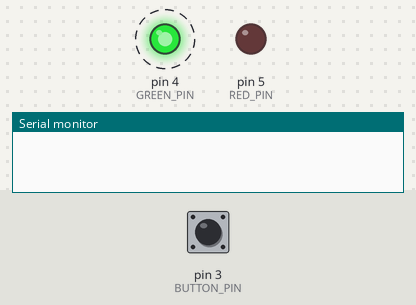
A sketch run on a simulated Arduino Uno, built with avr-gcc and run on an emulated ATmega328P. Parts: output pins drawn as LEDs (lit = HIGH), the last lines printed to the serial monitor. Dashed ring = blinking. The test bench sets the inputs (shaded band); at power-on: pin 3 (BUTTON_PIN) LOW. Random numbers use the default seed unless the sketch sets one.

Above: at 1.2 s.
1.3 s: pin 3 (BUTTON_PIN) pulled HIGH for 0.15 s
At 2.24 s:
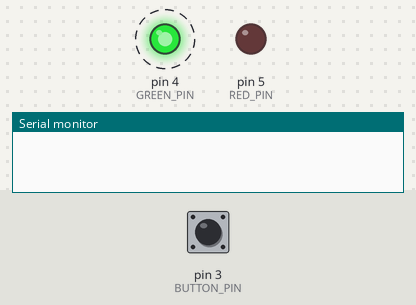
4.3 s: pin 3 (BUTTON_PIN) pulled HIGH for 1 s
At 5.18 s:
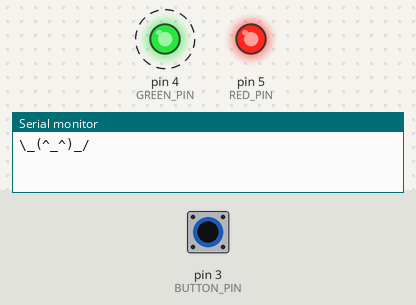
7.3 s: pin 3 (BUTTON_PIN) pulled HIGH for 3.2 s
At 12.8 s:
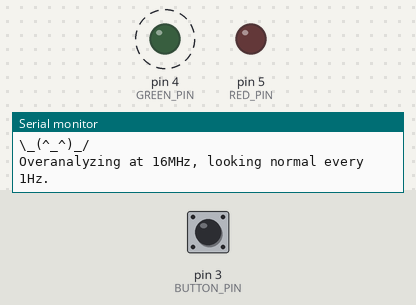
Timing chart, 0 to 18.0 s (numbered marks = the images above; inputs shaded):
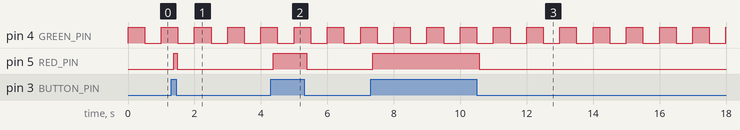

Measured:
- after the input at 1.3 s, pin 5 (RED_PIN): LOW → HIGH after 0.08 s, → LOW 0.10 s later
- after the input at 4.3 s, pin 5 (RED_PIN): LOW → HIGH after 0.08 s, → LOW 1.0 s later
- after the input at 7.3 s, pin 5 (RED_PIN): LOW → HIGH after 0.07 s, → LOW 3.2 s later
- by itself, pin 4 (GREEN_PIN): alternates HIGH for 0.50 s and LOW for 0.50 s

The sketch:

Lab3_tasks.ino
```cpp
// Pin definitions
#define RED_PIN 5
#define GREEN_PIN 4
#define BUTTON_PIN 3

#define CIPHER_KEY 0x5A                         // :-o

#define TASK1_MAIN_TASK_RATIO 3                 // Adjustable ratio between Task1 triggers to Main Task activations

#define MAX_LEN 59                              // Maximum message length
#define NUM_STRINGS 9                           // Number of strings

#define TIMER1_COMPARE_500MS 31249              // 16 MHz / 256 prescalar = T = 16 us * 31249 = .5s
#define TIMER2_COMPARE_10MS 155                 // 16 MHz / 1024 prescalar = T = 64 us * 155 = ~.01 s

volatile bool gISRFlagTask1 = false;            // Task 1 flag
volatile bool gISRFlagTask2 = false;            // Task 2 flag

// Timer 2 counter to track counts since it cannot fire every 100ms
volatile uint8_t gT2Count = 0;

// Universal timer variable
uint32_t gStart = 0;

// Task 1 counter initalized at 0
uint16_t gTask1Count = 0;

// bool to track green LED state
bool gGreenState = false;

// :-P
char gMessages[NUM_STRINGS][MAX_LEN] = {
  "\x12\x3f\x36\x36\x35\x7a\x2d\x35\x28\x36\x3e\x74\x7a\x13\x7a\x28\x3f\x3d\x28\x3f\x2e\x7a\x34\x35\x2e\x32\x33\x34\x3d\x74\x00",
  "\x09\x2e\x33\x36\x36\x7a\x3b\x36\x33\x2c\x3f\x74\x00",
  "\x13\x2e\x7a\x2d\x35\x28\x31\x3f\x3e\x74\x7a\x1e\x35\x34\x7d\x2e\x7a\x2e\x35\x2f\x39\x32\x7a\x33\x2e\x74\x00",
  "\x12\x2f\x37\x3b\x34\x76\x7a\x13\x7a\x28\x3f\x2b\x2f\x33\x28\x3f\x7a\x37\x35\x28\x3f\x7a\x3e\x3f\x36\x3b\x23\x29\x74\x00",
  "\x08\x2f\x34\x34\x33\x34\x3d\x7a\x35\x34\x7a\x32\x35\x2a\x3f\x7a\x3b\x34\x3e\x7a\x6f\x0c\x74\x00",
  "\x06\x05\x72\x04\x05\x04\x73\x05\x75\x00",
  "\x1d\x3f\x2e\x7a\x29\x35\x37\x3f\x7a\x29\x36\x3f\x3f\x2a\x76\x7a\x0a\x28\x35\x3c\x7a\x17\x3b\x28\x2e\x33\x34\x29\x7b\x00",
  "\x15\x2c\x3f\x28\x3b\x34\x3b\x36\x23\x20\x33\x34\x3d\x7a\x3b\x2e\x7a\x6b\x6c\x17\x12\x20\x76\x7a\x36\x35\x35\x31\x33\x34\x3d\x7a\x34\x35\x28\x37\x3b\x36\x7a\x3f\x2c\x3f\x28\x23\x7a\x6b\x12\x20\x74\x00",
  "\x03\x35\x2f\x7a\x2a\x2f\x2e\x7a\x2e\x32\x3f\x7a\x7d\x33\x29\x37\x7d\x7a\x33\x34\x7a\x2e\x32\x33\x29\x7a\x33\x29\x7a\x3b\x36\x36\x7a\x30\x2f\x29\x2e\x7a\x3b\x7a\x3e\x3f\x3c\x3f\x34\x29\x3f\x7a\x37\x3f\x39\x32\x3b\x34\x33\x29\x37\x00"
};

char gDecoded[MAX_LEN];                         // Decoded message buffer

void setup() {
  Serial.begin(9600);                           // Initialize serial (UART) at 9600 baud

  pinMode(BUTTON_PIN, INPUT);                   // Set the pin to input.

  // Initialize the LED pins as outputs.
  pinMode(RED_PIN, OUTPUT);
  pinMode(GREEN_PIN, OUTPUT);
  pinMode(A0, INPUT);

  // Generate a random random number seed from analog input
  randomSeed(analogRead(A0));

  // Disable interrupts while configuring timer interrupts
  noInterrupts();
  ////////////////////////////////////
  ////// Timer 1 configuration ///////
  ////////////////////////////////////
  TCCR1A = 0;                                   // Clear timer 1 registers
  TCCR1B = 0;                                   // ...for setup
  OCR1A = TIMER1_COMPARE_500MS;                 // Set output compare register counter value
  TCCR1B |= (1<<WGM12) | (1<<CS12);             // Counter compare Clear Timer Mode (CTC) | 256 prescalar
  TIMSK1 |= (1<<OCIE1A);                        // enable timer compare interrupt

  ////////////////////////////////////
  ////// Timer 2 configuration ///////
  ////////////////////////////////////
  TCCR2A = 0;                                   // Clear timer 2 registers
  TCCR2B = 0;                                   // ...for setup
  OCR2A = TIMER2_COMPARE_10MS;                  // Set output compare register counter value for 10ms (100ms not possible on Timer 2)
  TCCR2A |= (1 << WGM21);                       // Counter compare Clear Timer Mode (CTC)

  // Highest prescalar value in Timer 2 (1024) to minimuze interrupts
  TCCR2B |= (1 << CS22) | (1 << CS21) | (1 << CS20);
  TIMSK2 |= (1 << OCIE2A);                      // Enable timer compare interrupt

  // Reenable interrupts
  interrupts();

  // Print a newline to the terminal
  Serial.println();
}

void loop() {

  // ************** Task 1 **************
  if(gISRFlagTask1){
    gISRFlagTask1 = false;                      // Reset task 1 flag
    gGreenState = !gGreenState;                 // Toggle Green LED state
    digitalWrite(GREEN_PIN, gGreenState);       // Change Green LED
    if(gGreenState){                            // If the green LED just turned on...
      gTask1Count++;                            // Increment the Task 1 counter (1sec)
    }
  }

  // ************** Task 2 **************
  if(gISRFlagTask2){
    gISRFlagTask2 = false;                      // Reset task 1 flag
    if(digitalRead(BUTTON_PIN) == HIGH){
      digitalWrite(RED_PIN, HIGH);
    }else{
      digitalWrite(RED_PIN, LOW);
    }
  }

  // ************** Main Task **************
  // Checks if the modulo of the task1 to main task ratio + 1 of the task1 counter is 0.
  // Why + 1? because this will continue to execute printing messages until a second has elapsed,
  // ...so we increment the counter immediately to only print one message.
  if(gTask1Count % (TASK1_MAIN_TASK_RATIO + 1) == 0){
    int i = random(NUM_STRINGS);                // Generate a random number (0 to NUM_STRINGS - 1)
    xorCipherTo(gDecoded, gMessages[i]);        // Decode message
    Serial.println(gDecoded);                   // Print decoded message
    gTask1Count++;                              // Increment task counter to print only one message
  }
}

// Timer 1 ISR
ISR(TIMER1_COMPA_vect){
  gISRFlagTask1 = true;                         // Set task 1 flag
}

// Timer 2 ISR
ISR(TIMER2_COMPA_vect) {
  // Fires every ~10ms
  if (++gT2Count >= 10) {                       // Increment counter & check for overflow
    gT2Count = 0;                               // Reset counter
    gISRFlagTask2 = true;                       // Set task 2 flag
  }
}

// ;-(
char* xorCipherTo(char *dst, const char *src) {
  while (*src) {                                // While the source string has chars that aren't '\0'
    *dst++ = *src++ ^ CIPHER_KEY;               // Increment both source and destination characters and XOR src with the cipher key
  }
  *dst = '\0';                                  // Place a null terminator so the printer knows when to stop printing
  return dst;                                   // Return the decoded string
}
```
